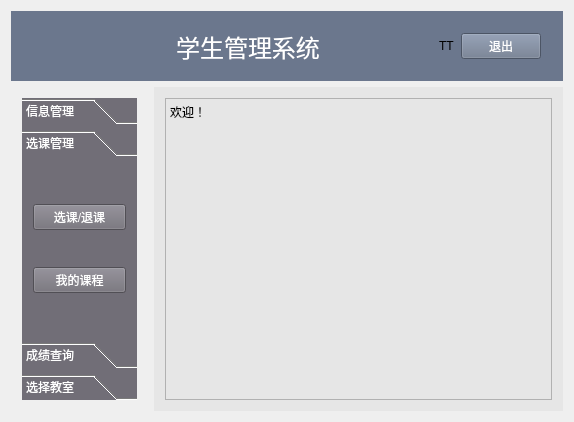
<?xml version="1.0" encoding="UTF-8"?>
<ui version="4.0">
 <class>stu_message</class>
 <widget class="QWidget" name="stu_message">
  <property name="geometry">
   <rect>
    <x>0</x>
    <y>0</y>
    <width>574</width>
    <height>422</height>
   </rect>
  </property>
  <property name="windowTitle">
   <string>stu_message</string>
  </property>
  <layout class="QGridLayout" name="gridLayout_2">
   <item row="0" column="0">
    <widget class="QWidget" name="widget_2" native="true">
     <property name="styleSheet">
      <string notr="true">background-color: rgb(107, 119, 141);</string>
     </property>
     <layout class="QHBoxLayout" name="horizontalLayout" stretch="2,11,0">
      <item>
       <widget class="QWidget" name="widget_3" native="true"/>
      </item>
      <item>
       <widget class="QLabel" name="label">
        <property name="font">
         <font>
          <pointsize>18</pointsize>
         </font>
        </property>
        <property name="styleSheet">
         <string notr="true">color: rgb(255, 255, 255);</string>
        </property>
        <property name="text">
         <string>学生管理系统</string>
        </property>
        <property name="alignment">
         <set>Qt::AlignCenter</set>
        </property>
        <property name="margin">
         <number>0</number>
        </property>
       </widget>
      </item>
      <item>
       <widget class="QWidget" name="widget" native="true">
        <layout class="QHBoxLayout" name="horizontalLayout_2" stretch="3,1,4">
         <item>
          <widget class="QLabel" name="label_5">
           <property name="maximumSize">
            <size>
             <width>30</width>
             <height>30</height>
            </size>
           </property>
           <property name="styleSheet">
            <string notr="true">image: url(:/message/icon/1/cat.webp);</string>
           </property>
           <property name="text">
            <string/>
           </property>
          </widget>
         </item>
         <item>
          <widget class="QLabel" name="label_6">
           <property name="text">
            <string>TT</string>
           </property>
          </widget>
         </item>
         <item>
          <widget class="QPushButton" name="exitsystembtn">
           <property name="styleSheet">
            <string notr="true">color: rgb(255, 255, 255);
color：#F0B775</string>
           </property>
           <property name="text">
            <string>退出</string>
           </property>
          </widget>
         </item>
        </layout>
       </widget>
      </item>
     </layout>
    </widget>
   </item>
   <item row="1" column="0">
    <layout class="QHBoxLayout" name="horizontalLayout_3" stretch="1,3">
     <item>
      <widget class="QWidget" name="widget_4" native="true">
       <layout class="QVBoxLayout" name="verticalLayout_2">
        <item>
         <widget class="QToolBox" name="toolBox">
          <property name="styleSheet">
           <string notr="true">color: rgb(255, 255, 255);
background-color: rgb(113, 110, 119);</string>
          </property>
          <property name="currentIndex">
           <number>1</number>
          </property>
          <widget class="QWidget" name="page">
           <property name="geometry">
            <rect>
             <x>0</x>
             <y>0</y>
             <width>124</width>
             <height>243</height>
            </rect>
           </property>
           <attribute name="label">
            <string>信息管理</string>
           </attribute>
           <layout class="QVBoxLayout" name="verticalLayout_3">
            <item>
             <widget class="QPushButton" name="infobtn">
              <property name="text">
               <string>个人信息</string>
              </property>
             </widget>
            </item>
           </layout>
          </widget>
          <widget class="QWidget" name="page_2">
           <property name="geometry">
            <rect>
             <x>0</x>
             <y>0</y>
             <width>124</width>
             <height>243</height>
            </rect>
           </property>
           <attribute name="label">
            <string>选课管理</string>
           </attribute>
           <layout class="QVBoxLayout" name="verticalLayout_4">
            <item>
             <widget class="QPushButton" name="chooseclassbtn">
              <property name="text">
               <string>选课/退课</string>
              </property>
             </widget>
            </item>
            <item>
             <widget class="QPushButton" name="myclassbtn">
              <property name="text">
               <string>我的课程</string>
              </property>
             </widget>
            </item>
           </layout>
          </widget>
          <widget class="QWidget" name="page_3">
           <property name="geometry">
            <rect>
             <x>0</x>
             <y>0</y>
             <width>98</width>
             <height>34</height>
            </rect>
           </property>
           <attribute name="label">
            <string>成绩查询</string>
           </attribute>
           <layout class="QVBoxLayout" name="verticalLayout_5">
            <item>
             <widget class="QPushButton" name="gradebtn">
              <property name="text">
               <string>成绩查询</string>
              </property>
             </widget>
            </item>
           </layout>
          </widget>
          <widget class="QWidget" name="page_4">
           <property name="geometry">
            <rect>
             <x>0</x>
             <y>0</y>
             <width>98</width>
             <height>34</height>
            </rect>
           </property>
           <attribute name="label">
            <string>选择教室</string>
           </attribute>
           <layout class="QVBoxLayout" name="verticalLayout_6">
            <item>
             <widget class="QPushButton" name="seeroombtn">
              <property name="text">
               <string>查看教室</string>
              </property>
             </widget>
            </item>
           </layout>
          </widget>
         </widget>
        </item>
       </layout>
      </widget>
     </item>
     <item>
      <widget class="QWidget" name="widget_5" native="true">
       <property name="styleSheet">
        <string notr="true">background-color: rgb(230, 230, 230);</string>
       </property>
       <layout class="QGridLayout" name="gridLayout">
        <item row="0" column="0">
         <widget class="QTextBrowser" name="textBrowser">
          <property name="html">
           <string>&lt;!DOCTYPE HTML PUBLIC &quot;-//W3C//DTD HTML 4.0//EN&quot; &quot;http://www.w3.org/TR/REC-html40/strict.dtd&quot;&gt;
&lt;html&gt;&lt;head&gt;&lt;meta name=&quot;qrichtext&quot; content=&quot;1&quot; /&gt;&lt;style type=&quot;text/css&quot;&gt;
p, li { white-space: pre-wrap; }
&lt;/style&gt;&lt;/head&gt;&lt;body style=&quot; font-family:'SimSun'; font-size:9pt; font-weight:400; font-style:normal;&quot;&gt;
&lt;p style=&quot; margin-top:0px; margin-bottom:0px; margin-left:0px; margin-right:0px; -qt-block-indent:0; text-indent:0px;&quot;&gt;欢迎！&lt;/p&gt;&lt;/body&gt;&lt;/html&gt;</string>
          </property>
         </widget>
        </item>
       </layout>
      </widget>
     </item>
    </layout>
   </item>
  </layout>
 </widget>
 <layoutdefault spacing="6" margin="11"/>
 <resources/>
 <connections/>
</ui>
